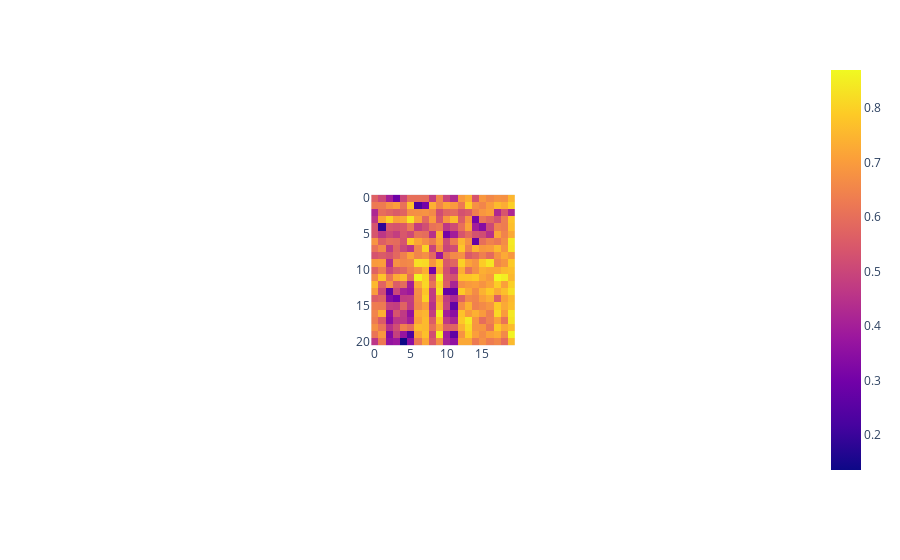

This figure's notebook cell:
### Code cell
fig = px.imshow(cdist(np.stack(cluster_labels_google_a.merged_headline_embedding.values),np.stack(cluster_labels_google_b.merged_headline_embedding.values),"cosine"))
fig.show()

### Figure 1 — Plotly figure (JSON) as saved in the notebook; plotly's stock layout.template omitted (floating-point values rounded to 4 significant figures; data arrays with more than 128 entries replaced by an {"elided": "..."} marker saying what was removed)
{"data": [{"coloraxis": "coloraxis", "hovertemplate": "x: %{x}<br>y: %{y}<br>color: %{z}<extra></extra>", "type": "heatmap", "z": {"elided": "21x20 float values"}}], "layout": {"autosize": true, "coloraxis": {"colorscale": [[0, "#0d0887"], [0.1111, "#46039f"], [0.2222, "#7201a8"], [0.3333, "#9c179e"], [0.4444, "#bd3786"], [0.5556, "#d8576b"], [0.6667, "#ed7953"], [0.7778, "#fb9f3a"], [0.8889, "#fdca26"], [1, "#f0f921"]]}, "margin": {"t": 60}, "xaxis": {"autorange": true, "constrain": "domain", "domain": [0.4011, 0.5989], "range": [-0.5, 19.5], "scaleanchor": "y"}, "yaxis": {"autorange": true, "constrain": "domain", "domain": [0, 1], "range": [20.5, -0.5]}}}
